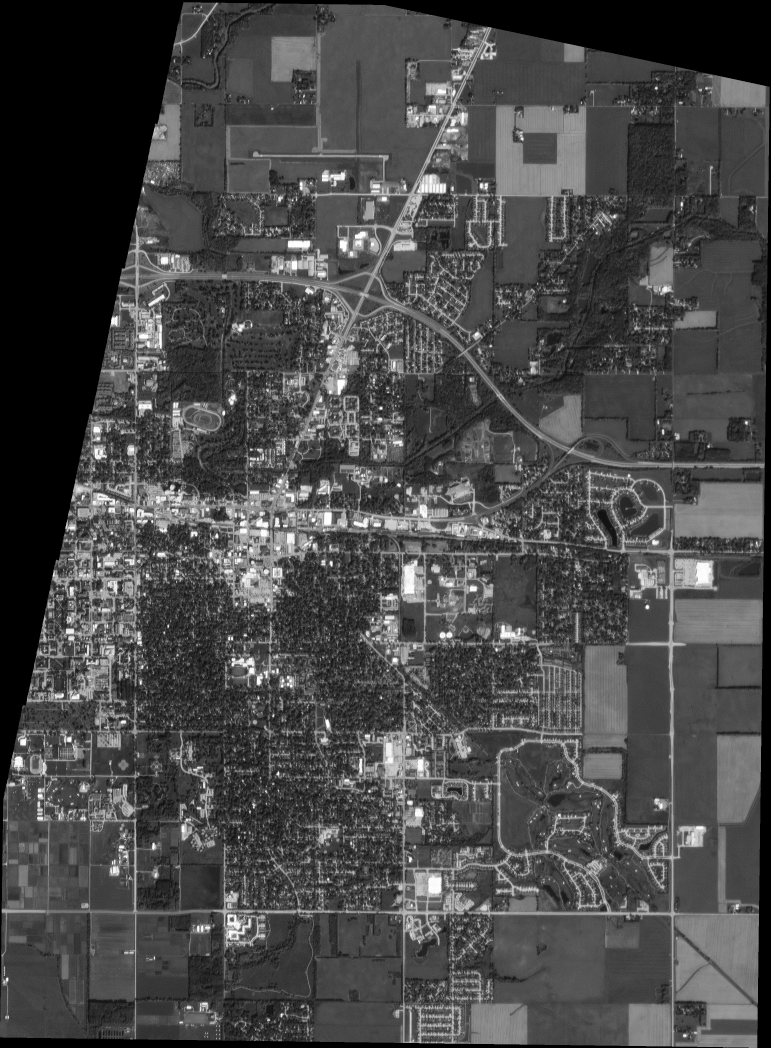
#> input picture test_urbana/image_to_be_registered.jpg, 2312 x 3143 px (shown at 1/3 size)
$ python overlay.py
#> lines starting #> are read from the running program, lines starting #| are printed output that depends on the picture
import cv2

def overlay_images(original_image_path, registered_image_path, alpha):
    # Load the images
#> called with alpha = 0.5
    original_image = cv2.imread(original_image_path)
#> original_image is the input picture: shape (3143, 2312, 3); min 0, max 255, mean 72.6
    registered_image = cv2.imread(registered_image_path)
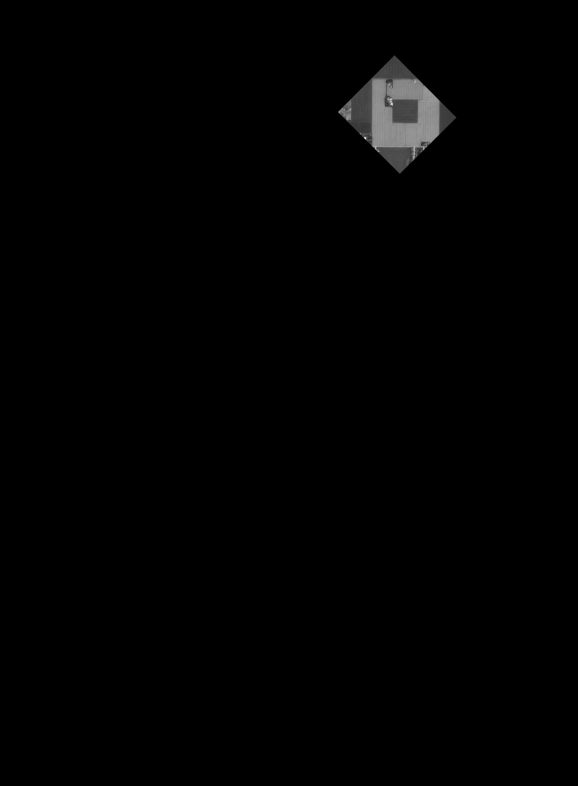
#> input picture test_urbana/registered_image_lowres_cropped.jpg, 1156 x 1571 px (shown at 1/2 size)
#> registered_image is the input picture: shape (1571, 1156, 3); min 0, max 248, mean 1.7
    # resize
    registered_image = cv2.resize(registered_image, (original_image.shape[1], original_image.shape[0]))
#> registered_image: shape (3143, 2312, 3)
    # Convert to color if they're grayscale
    if len(original_image.shape) == 2:
        original_image = cv2.cvtColor(original_image, cv2.COLOR_GRAY2BGR)
    if len(registered_image.shape) == 2:
        registered_image = cv2.cvtColor(registered_image, cv2.COLOR_GRAY2BGR)
    # Set transparency: 0.0 is fully transparent, 1.0 is fully opaque
    # Blend the images
    blended_image = cv2.addWeighted(original_image, 1 - alpha, registered_image, alpha, 0)
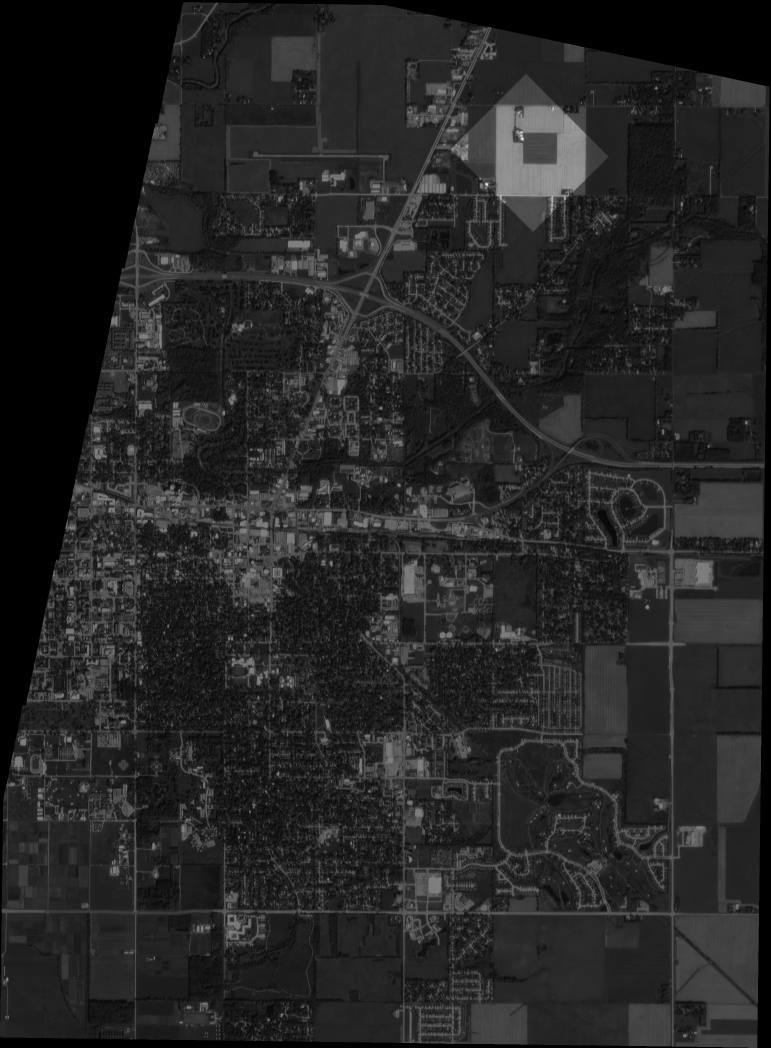
#> blended_image: shape (3143, 2312, 3) (shown at 1/3 size); min 0, max 248, mean 37.2
    cv2.imwrite(f'../test_urbana/overlayed_rotate_lowres.jpg', blended_image)

if __name__ == '__main__':
    overlay_images("../test_urbana/image_to_be_registered.jpg", "../test_urbana/registered_image_lowres_cropped.jpg", 0.5)
